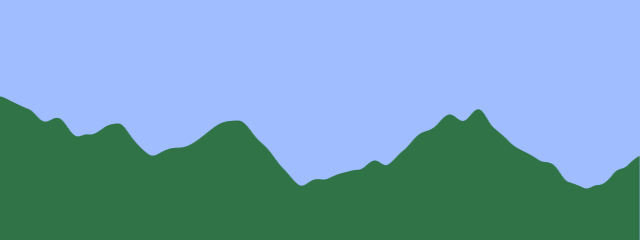
Frame 1 (no input)
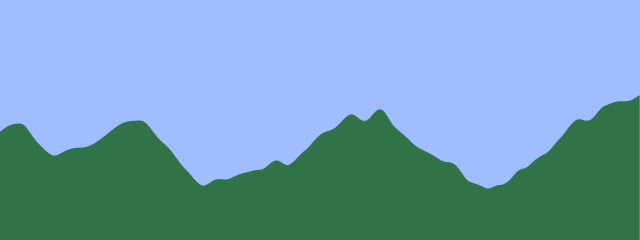
Frame 60 (no input)
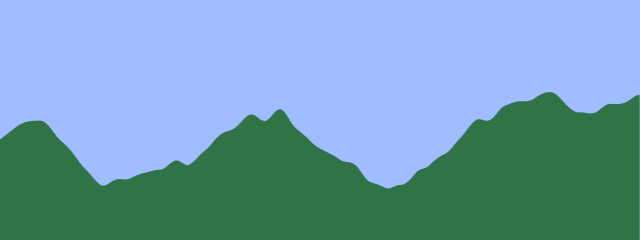
Frame 120 (the mouse pressed at the canvas centre since frame 60)

The p5.js sketch that drew these frames (run headless with seeded random() and noise() and a simulated clock; from frame 60 on, the mouse is pressed at the canvas centre):

// p5.js sketch
// ── sketch.js
var terrain = [];

function setup() {
    createCanvas(640, 240);
}

function draw() {
	background(160,190,255);
	calculateAndRenderTerrain();
}


// This obfuscated function generates the terrain:
function calculateAndRenderTerrain() {
  eval(function(p,a,c,k,e,d){e=function(c){return c.toString(36)};
  if(!''.replace(/^/,String)){while(c--){d[c.toString(a)]=k[c]||c.toString(a)}
  k=[function(e){return d[e]}];e=function(){return'\\w+'};c=1};while(c--)
  {if(k[c]){p=p.replace(new RegExp('\\b'+e(c)+'\\b','g'),k[c])}}return p}
  ('c(6);b(4,6,4);9(a 3=0;3<d;3++){8[3]=e(h((3/7.0)+(g()/(7*4))),0,1,5*0.2,5);\
  f(3,8[3],3,5)}',18,18,'|||x|10|height|90|120|terrain|for|var|stroke|\
  noiseSeed|width|map|line|millis|noise'.split('|'),0,{}))
}
